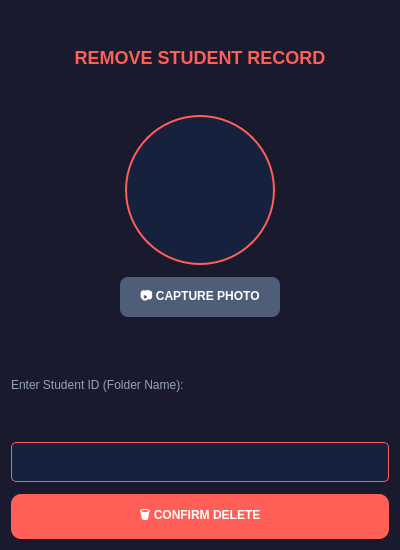
<?xml version="1.0" encoding="UTF-8"?>
<ui version="4.0">
 <class>Dialog5</class>
 <widget class="QDialog" name="Dialog5">
  <property name="geometry">
   <rect>
    <x>0</x>
    <y>0</y>
    <width>400</width>
    <height>550</height>
   </rect>
  </property>
  <property name="styleSheet">
   <string notr="true">background-color: #1a1a2e;</string>
  </property>
  <layout class="QVBoxLayout" name="verticalLayout">
   <property name="spacing">
    <number>12</number>
   </property>
   <item>
    <widget class="QLabel" name="label">
     <property name="styleSheet">
      <string notr="true">color: #ff5f57; font-size: 18px; font-weight: bold;</string>
     </property>
     <property name="text">
      <string>REMOVE STUDENT RECORD</string>
     </property>
     <property name="alignment">
      <set>Qt::AlignCenter</set>
     </property>
    </widget>
   </item>
   
   <item alignment="Qt::AlignHCenter">
    <widget class="QLabel" name="student_picture_frame">
     <property name="minimumSize">
      <size>
       <width>150</width>
       <height>150</height>
      </size>
     </property>
     <property name="maximumSize">
      <size>
       <width>150</width>
       <height>150</height>
      </size>
     </property>
     <property name="styleSheet">
      <string notr="true">
        border: 2px solid #ff5f57; 
        border-radius: 75px; 
        background-color: #16213e;
      </string>
     </property>
     <property name="text">
      <string/>
     </property>
     <property name="scaledContents">
      <bool>true</bool>
     </property>
    </widget>
   </item>

   <item alignment="Qt::AlignHCenter">
    <widget class="QPushButton" name="btnCapturePhoto">
     <property name="minimumSize">
      <size>
       <width>160</width>
       <height>40</height>
      </size>
     </property>
     <property name="styleSheet">
      <string notr="true">
        QPushButton { 
            background-color: #4e5d78; 
            color: white; 
            border-radius: 8px; 
            font-weight: bold;
        } 
        QPushButton:hover { 
            background-color: #64748b; 
        }
      </string>
     </property>
     <property name="text">
      <string>📷 CAPTURE PHOTO</string>
     </property>
    </widget>
   </item>

   <item>
    <spacer name="verticalSpacer_small">
     <property name="orientation">
      <enum>Qt::Vertical</enum>
     </property>
     <property name="sizeType">
      <enum>QSizePolicy::Fixed</enum>
     </property>
     <property name="sizeHint" stdset="0">
      <size>
       <width>20</width>
       <height>10</height>
      </size>
     </property>
    </spacer>
   </item>

   <item>
    <widget class="QLabel" name="label_2">
     <property name="styleSheet">
      <string notr="true">color: #94a3b8;</string>
     </property>
     <property name="text">
      <string>Enter Student ID (Folder Name):</string>
     </property>
    </widget>
   </item>
   <item>
    <widget class="QTextEdit" name="textEdit_id">
     <property name="maximumSize">
      <size>
       <width>16777215</width>
       <height>40</height>
      </size>
     </property>
     <property name="styleSheet">
      <string notr="true">background-color: #16213e; color: white; border: 1px solid #ff5f57; border-radius: 5px;</string>
     </property>
    </widget>
   </item>
   
   <item>
    <widget class="QPushButton" name="btnConfirmDelete">
     <property name="minimumSize">
      <size>
       <width>0</width>
       <height>45</height>
      </size>
     </property>
     <property name="styleSheet">
      <string notr="true">QPushButton { background-color: #ff5f57; color: white; font-weight: bold; border-radius: 10px; } QPushButton:hover { background-color: #e04841; }</string>
     </property>
     <property name="text">
      <string>🗑 CONFIRM DELETE</string>
     </property>
    </widget>
   </item>
  </layout>
 </widget>
</ui>
